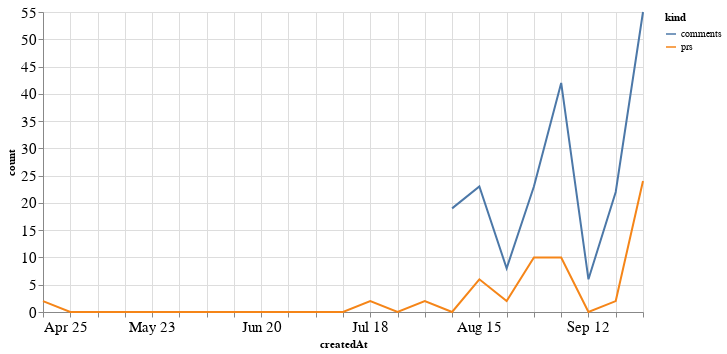

Notebook code for this chart:
### Code cell
alt.Chart(total_time, width=600).mark_line().encode(
    x='createdAt',
    y='count',
    color='kind'
)

### Figure 1 — Vega-Lite specification as saved in the notebook (floating-point values rounded to 4 significant figures)
{"config": {"axisLeft": {"labelFontSize": 15}, "axisBottom": {"labelFontSize": 15}}, "data": {"name": "data-5469e473eae4f1e06d4971b71bd71a7d"}, "mark": "line", "encoding": {"color": {"type": "nominal", "field": "kind"}, "x": {"type": "temporal", "field": "createdAt"}, "y": {"type": "quantitative", "field": "count"}}, "width": 600, "$schema": "https://vega.github.io/schema/vega-lite/v4.8.1.json", "datasets": {"data-5469e473eae4f1e06d4971b71bd71a7d": [{"createdAt": "2021-04-25T00:00:00", "kind": "prs", "count": 2.0}, {"createdAt": "2021-05-02T00:00:00", "kind": "prs", "count": 0.0}, {"createdAt": "2021-05-09T00:00:00", "kind": "prs", "count": 0.0}, {"createdAt": "2021-05-16T00:00:00", "kind": "prs", "count": 0.0}, {"createdAt": "2021-05-23T00:00:00", "kind": "prs", "count": 0.0}, {"createdAt": "2021-05-30T00:00:00", "kind": "prs", "count": 0.0}, {"createdAt": "2021-06-06T00:00:00", "kind": "prs", "count": 0.0}, {"createdAt": "2021-06-13T00:00:00", "kind": "prs", "count": 0.0}, {"createdAt": "2021-06-20T00:00:00", "kind": "prs", "count": 0.0}, {"createdAt": "2021-06-27T00:00:00", "kind": "prs", "count": 0.0}, {"createdAt": "2021-07-04T00:00:00", "kind": "prs", "count": 0.0}, {"createdAt": "2021-07-11T00:00:00", "kind": "prs", "count": 0.0}, {"createdAt": "2021-07-18T00:00:00", "kind": "prs", "count": 2.0}, {"createdAt": "2021-07-25T00:00:00", "kind": "prs", "count": 0.0}, {"createdAt": "2021-08-01T00:00:00", "kind": "prs", "count": 2.0}, {"createdAt": "2021-08-08T00:00:00", "kind": "prs", "count": 0.0}, {"createdAt": "2021-08-15T00:00:00", "kind": "prs", "count": 6.0}, {"createdAt": "2021-08-22T00:00:00", "kind": "prs", "count": 2.0}, {"createdAt": "2021-08-29T00:00:00", "kind": "prs", "count": 10.0}, {"createdAt": "2021-09-05T00:00:00", "kind": "prs", "count": 10.0}, {"createdAt": "2021-09-12T00:00:00", "kind": "prs", "count": 0.0}, {"createdAt": "2021-09-19T00:00:00", "kind": "prs", "count": 2.0}, {"createdAt": "2021-09-26T00:00:00", "kind": "prs", "count": 24.0}, {"createdAt": "2021-04-25T00:00:00", "kind": "comments", "count": null}, {"createdAt": "2021-05-02T00:00:00", "kind": "comments", "count": null}, {"createdAt": "2021-05-09T00:00:00", "kind": "comments", "count": null}, {"createdAt": "2021-05-16T00:00:00", "kind": "comments", "count": null}, {"createdAt": "2021-05-23T00:00:00", "kind": "comments", "count": null}, {"createdAt": "2021-05-30T00:00:00", "kind": "comments", "count": null}, {"createdAt": "2021-06-06T00:00:00", "kind": "comments", "count": null}, {"createdAt": "2021-06-13T00:00:00", "kind": "comments", "count": null}, {"createdAt": "2021-06-20T00:00:00", "kind": "comments", "count": null}, {"createdAt": "2021-06-27T00:00:00", "kind": "comments", "count": null}, {"createdAt": "2021-07-04T00:00:00", "kind": "comments", "count": null}, {"createdAt": "2021-07-11T00:00:00", "kind": "comments", "count": null}, {"createdAt": "2021-07-18T00:00:00", "kind": "comments", "count": null}, {"createdAt": "2021-07-25T00:00:00", "kind": "comments", "count": null}, {"createdAt": "2021-08-01T00:00:00", "kind": "comments", "count": null}, {"createdAt": "2021-08-08T00:00:00", "kind": "comments", "count": 19.0}, {"createdAt": "2021-08-15T00:00:00", "kind": "comments", "count": 23.0}, {"createdAt": "2021-08-22T00:00:00", "kind": "comments", "count": 8.0}, {"createdAt": "2021-08-29T00:00:00", "kind": "comments", "count": 23.0}, {"createdAt": "2021-09-05T00:00:00", "kind": "comments", "count": 42.0}, {"createdAt": "2021-09-12T00:00:00", "kind": "comments", "count": 6.0}, {"createdAt": "2021-09-19T00:00:00", "kind": "comments", "count": 22.0}, {"createdAt": "2021-09-26T00:00:00", "kind": "comments", "count": 55.0}]}}
